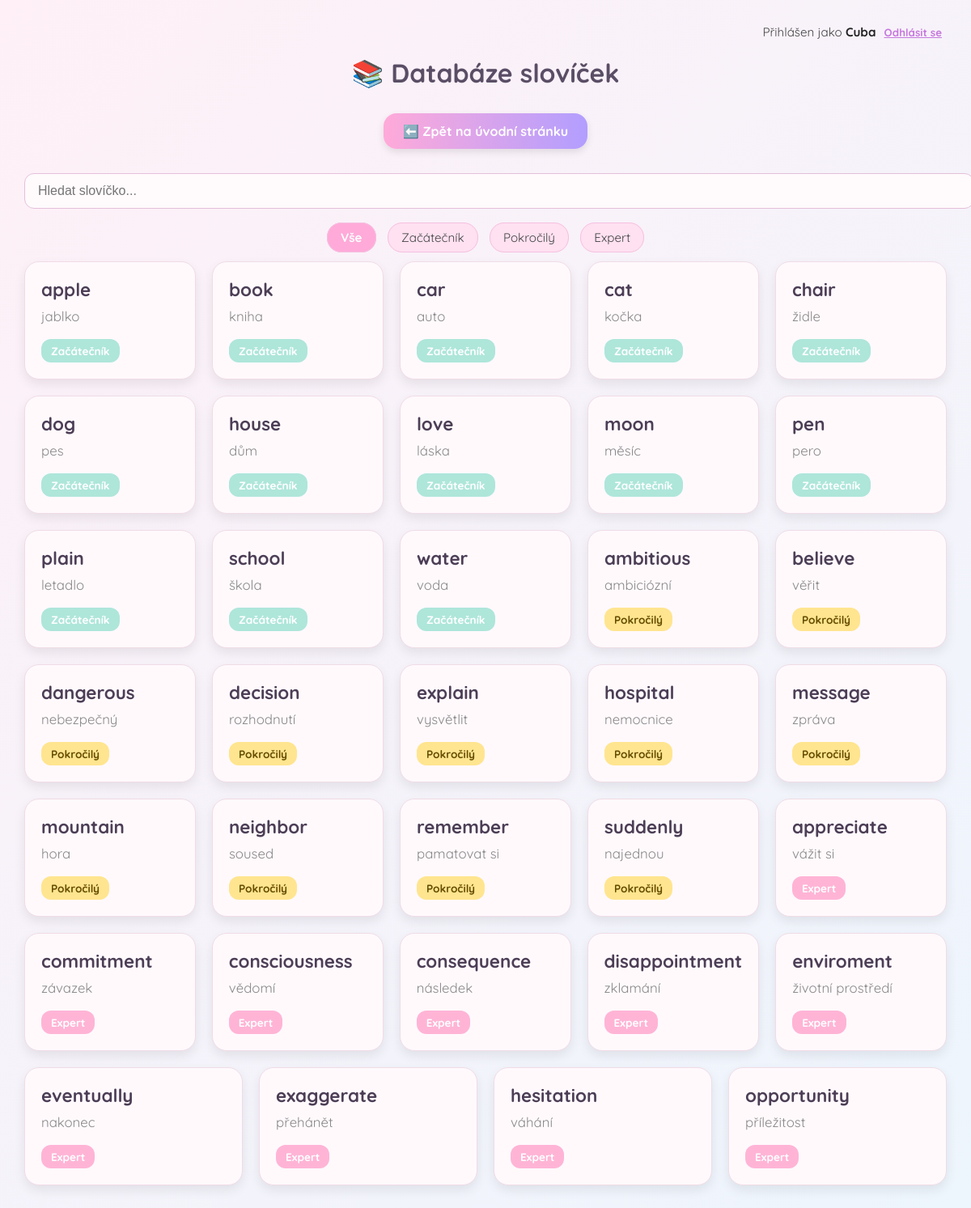
Page /words/ (signed in) on the committed database.
### core/models.py (models this page shows, shortened)
class Word(models.Model):
    english = models.CharField(
        max_length=100,
        verbose_name="Anglické slovo",
        help_text="Zadej slovo v angličtině (bez speciálních znaků)",
        validators=[RegexValidator(r'^[a-zA-Z\s\-]+$', 'Pouze písmena, mezery a pomlčky')]
    )
    czech = models.CharField(
        max_length=100,
        verbose_name="Český překlad",
        help_text="Zadej český překlad"
    )
    difficulty = models.CharField(
        max_length=10,
        choices=[
            ('easy', 'Easy'),
            ('medium', 'Medium'),
            ('hard', 'Hard')
        ],
        verbose_name="Obtížnost",
        help_text="Vyber obtížnost slova"
    )
    category = models.ForeignKey(
        'Category',
        on_delete=models.CASCADE,
        null=True,
        blank=True,
        verbose_name="Kategorie",
        help_text="Vyber kategorii (nepovinné)"
    )
    example_sentence = models.TextField(
        blank=True,
        null=True,
        verbose_name="Příklad věty",
        help_text="Věta, kde se používá anglické slovo"
    )
    class Meta:
        verbose_name = "Slovo"
        verbose_name_plural = "Slova"
        ordering = ['difficulty']
    @classmethod
    def ordered_by_difficulty(cls) -> QuerySet:
        return cls.objects.annotate(
            difficulty_order=Case(
                When(difficulty='easy', then=Value(1)),
                When(difficulty='medium', then=Value(2)),
                When(difficulty='hard', then=Value(3)),
                output_field=IntegerField()
            )
        ).order_by('difficulty_order', 'english')

### core/views.py (the view)
# urls.py: path('words/', views.word_list, name='word_list'),
def word_list(request):
    query = request.GET.get("q", "")
    difficulty = request.GET.get("difficulty", "")
    words = Word.ordered_by_difficulty()
    if query:
        words = words.filter(
            Q(english__icontains=query) |
            Q(czech__icontains=query)
        )
    if difficulty:
        words = words.filter(difficulty=difficulty)
    return render(request, 'core/word_list.html', {
        'words': words,
        'selected_difficulty': difficulty
    })

### core/templates/core/word_list.html (shortened to what this page needs)
<!DOCTYPE html>
<html lang="cs">
<head>
</head>
<body>
  <div class="topbar">
    {% if user.is_authenticated %}
    Přihlášen jako <strong>{{ user.username }}</strong>
    <form method="post" action="{% url 'logout' %}" style="display: inline;">{% csrf_token %}
      <button type="submit">Odhlásit se</button>
    </form>
    {% else %}
    <a href="{% url 'login' %}">Přihlásit se</a>
    {% endif %}
  </div>
  <h1>📚 Databáze slovíček</h1>
    <div style="text-align: center; margin-bottom: 30px;">
    <a href="{% url 'home' %}" style="display: inline-block; background: linear-gradient(to right, #ffaad9, #b29eff); padding: 12px 24px; border-radius: 16px; color: white; font-weight: bold; text-decoration: none; box-shadow: 0 4px 10px rgba(0,0,0,0.1); transition: 0.2s ease;">
    ⬅️ Zpět na úvodní stránku
    </a>
    </div>
  <input type="text" id="searchInput" placeholder="Hledat slovíčko...">
  <form method="get" class="difficulty-filters">
    <label for="all">Vše</label>
    <label for="easy">Začátečník</label>
    <label for="medium">Pokročilý</label>
    <label for="hard">Expert</label>
  </form>
  <div class="card-container">
    {% for word in words %}
    <div class="word-card difficulty-{{ word.difficulty }}" data-english="{{ word.english }}" data-czech="{{ word.czech }}" data-difficulty="{{ word.difficulty }}" data-example="{{ word.example_sentence|default:" No example yet." }}" data-category="{% if word.category %}{{ word.category.name }}{% else %}Bez kategorie{% endif %}">
      <h2>{{ word.english }}</h2>
      <p>{{ word.czech }}</p>
      <span class="label">
        {% if word.difficulty == "easy" %}Začátečník
        {% elif word.difficulty == "medium" %}Pokročilý
        {% elif word.difficulty == "hard" %}Expert
        {% else %}?{% endif %}
      </span>
    </div>
    {% endfor %}
  </div>
</body>
</html>

### core/templates/core/word_list.html (style rules this page uses)
body { font-family: 'Quicksand', sans-serif; margin: 0; padding: 30px; background: linear-gradient(-45deg, #ffeaf5, #fbe5ff, #e7f7ff, #fff0f7); background-size: 400% 400%; animation: dreamyGradient 20s ease infinite; color: #444; }
h1 { text-align: center; font-size: 2em; margin-bottom: 30px; color: #5a4e66; }
.topbar { text-align: right; margin-bottom: 20px; font-size: 0.95em; }
.topbar a, .topbar button { background: none; border: none; font-weight: bold; color: #c678dd; cursor: pointer; text-decoration: underline; font-family: inherit; }
.topbar strong { color: #222; }
input[type="text"] { width: 100%; padding: 12px 16px; border-radius: 12px; border: 1px solid #e4c0da; background: #fffafc; margin-bottom: 25px; font-size: 1em; }
.difficulty-filters { text-align: center; margin-bottom: 20px; }
.difficulty-filters label { background-color: #ffe1f1; color: #444; padding: 8px 16px; border-radius: 18px; margin: 0 5px; cursor: pointer; font-size: 0.95em; transition: all 0.2s ease-in-out; border: 1px solid #f5c0e0; }
.difficulty-filters input[type="radio"]:checked+label { background-color: #ffaad9; color: #fff; font-weight: bold; transform: scale(1.05); }
.card-container { display: flex; flex-wrap: wrap; gap: 20px; justify-content: center; }
.word-card { flex: 1 1 160px; background: #fff9fc; padding: 20px; border-radius: 18px; box-shadow: 0 6px 14px rgba(0, 0, 0, 0.08); transition: transform 0.3s ease; border: 1px solid #f0dce5; max-width: 240px; cursor: pointer; }
.word-card h2 { margin: 0; font-size: 1.4em; color: #4c3e56; }
.word-card p { font-size: 1.05em; color: #888; margin: 8px 0; }
.label { display: inline-block; padding: 6px 12px; border-radius: 12px; font-size: 0.85em; font-weight: bold; margin-top: 10px; color: #fff; }
.difficulty-easy .label { background-color: #aee6da; }
.difficulty-medium .label { background-color: #ffe58f; color: #664d00; }
.difficulty-hard .label { background-color: #ffb4d6; }

### rows in the picture
Word: english "apple", czech "jablko", difficulty "Začátečník"
Word: english "book", czech "kniha", difficulty "Začátečník"
Word: english "car", czech "auto", difficulty "Začátečník"
Word: english "cat", czech "kočka", difficulty "Začátečník"
Word: english "chair", czech "židle", difficulty "Začátečník"
Word: english "dog", czech "pes", difficulty "Začátečník"
Word: english "house", czech "dům", difficulty "Začátečník"
Word: english "love", czech "láska", difficulty "Začátečník"
Word: english "moon", czech "měsíc", difficulty "Začátečník"
Word: english "pen", czech "pero", difficulty "Začátečník"
Word: english "plain", czech "letadlo", difficulty "Začátečník"
Word: english "school", czech "škola", difficulty "Začátečník"
Word: english "water", czech "voda", difficulty "Začátečník"
Word: english "ambitious", czech "ambiciózní", difficulty "Pokročilý"
Word: english "believe", czech "věřit", difficulty "Pokročilý"
Word: english "dangerous", czech "nebezpečný", difficulty "Pokročilý"
Word: english "decision", czech "rozhodnutí", difficulty "Pokročilý"
Word: english "explain", czech "vysvětlit", difficulty "Pokročilý"
Word: english "hospital", czech "nemocnice", difficulty "Pokročilý"
Word: english "message", czech "zpráva", difficulty "Pokročilý"
Word: english "mountain", czech "hora", difficulty "Pokročilý"
Word: english "neighbor", czech "soused", difficulty "Pokročilý"
Word: english "remember", czech "pamatovat si", difficulty "Pokročilý"
Word: english "suddenly", czech "najednou", difficulty "Pokročilý"
Word: english "appreciate", czech "vážit si", difficulty "Expert"
Word: english "commitment", czech "závazek", difficulty "Expert"
Word: english "consciousness", czech "vědomí", difficulty "Expert"
Word: english "consequence", czech "následek", difficulty "Expert"
Word: english "disappointment", czech "zklamání", difficulty "Expert"
Word: english "enviroment", czech "životní prostředí", difficulty "Expert"
Word: english "eventually", czech "nakonec", difficulty "Expert"
Word: english "exaggerate", czech "přehánět", difficulty "Expert"
Word: english "hesitation", czech "váhání", difficulty "Expert"
Word: english "opportunity", czech "příležitost", difficulty "Expert"

### other values in the picture
{{ user.username }} "Cuba"
